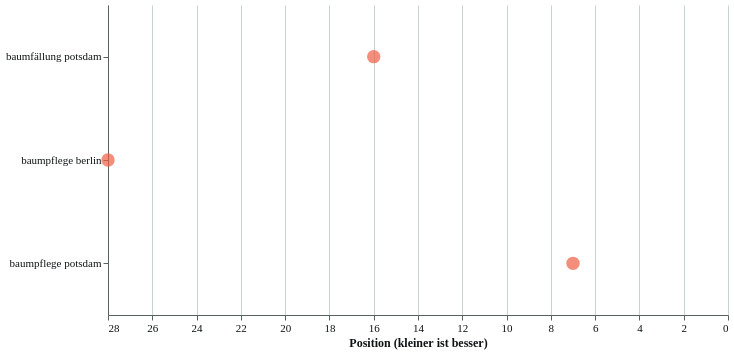

Vega-Lite specification stored for this chart:
### Vega-Lite specification from a JSON file in a GitHub repository (floating-point values rounded to 4 significant figures)
{"$schema": "https://vega.github.io/schema/vega-lite/v6.json", "description": "Pixelkiez approved template V05_RANKING_POSITION: Rankingposition", "usermeta": {"template_id": "V05_RANKING_POSITION", "name": "Rankingposition", "purpose": "Querygebundene SERP-Positionen", "brand_contract": "pixelkiez-v1"}, "width": 620, "height": 310, "data": {"values": [{"query": "baumpflege potsdam", "position": 7}, {"query": "baumfällung potsdam", "position": 16}, {"query": "baumpflege berlin", "position": 28}]}, "mark": {"type": "point", "filled": true, "size": 180, "color": "#EC5E43"}, "encoding": {"y": {"field": "query", "type": "nominal", "axis": {"title": null}}, "x": {"field": "position", "type": "quantitative", "scale": {"reverse": true}, "axis": {"title": "Position (kleiner ist besser)"}}, "tooltip": [{"field": "query"}, {"field": "position"}]}, "config": {"background": "#FFFFFF", "font": "Schibsted Grotesk", "title": {"font": "Schibsted Grotesk", "fontSize": 18, "fontWeight": 700, "color": "#0E1414", "anchor": "start"}, "axis": {"labelFont": "IBM Plex Mono", "labelFontSize": 11, "titleFont": "Schibsted Grotesk", "titleFontSize": 12, "labelColor": "#0E1414", "titleColor": "#0E1414", "gridColor": "#C6D4D1", "domainColor": "#566360", "tickColor": "#566360"}, "legend": {"labelFont": "Schibsted Grotesk", "labelFontSize": 11, "titleFont": "Schibsted Grotesk", "titleFontSize": 12, "labelColor": "#0E1414", "titleColor": "#0E1414"}, "view": {"stroke": null}}}
